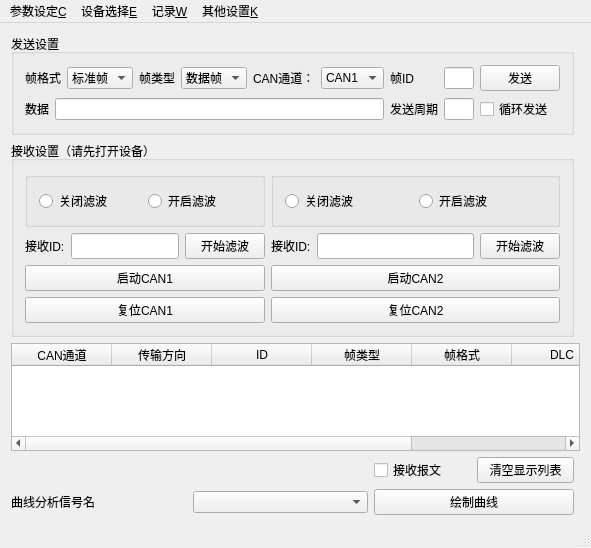
<?xml version="1.0" encoding="UTF-8"?>
<ui version="4.0">
 <class>MainWindow</class>
 <widget class="QMainWindow" name="MainWindow">
  <property name="geometry">
   <rect>
    <x>0</x>
    <y>0</y>
    <width>591</width>
    <height>548</height>
   </rect>
  </property>
  <property name="windowTitle">
   <string>MainWindow</string>
  </property>
  <widget class="QWidget" name="centralWidget">
   <layout class="QGridLayout" name="gridLayout">
    <item row="2" column="1" colspan="2">
     <widget class="QGroupBox" name="gBox_ReceiveConfig">
      <property name="font">
       <font>
        <pointsize>9</pointsize>
       </font>
      </property>
      <property name="title">
       <string>接收设置（请先打开设备）</string>
      </property>
      <layout class="QGridLayout" name="gridLayout_3">
       <item row="1" column="1">
        <layout class="QVBoxLayout" name="verticalLayout_4">
         <item>
          <layout class="QVBoxLayout" name="verticalLayout">
           <item>
            <widget class="QPushButton" name="pushButton_EnableCAN1">
             <property name="font">
              <font>
               <pointsize>9</pointsize>
              </font>
             </property>
             <property name="text">
              <string>启动CAN1</string>
             </property>
            </widget>
           </item>
           <item>
            <widget class="QPushButton" name="pushButton_ResertCAN1">
             <property name="font">
              <font>
               <pointsize>9</pointsize>
              </font>
             </property>
             <property name="text">
              <string>复位CAN1</string>
             </property>
            </widget>
           </item>
          </layout>
         </item>
        </layout>
       </item>
       <item row="0" column="1">
        <layout class="QGridLayout" name="gridLayout_4">
         <item row="0" column="0">
          <widget class="QGroupBox" name="groupBox">
           <layout class="QHBoxLayout" name="horizontalLayout_6">
            <item>
             <widget class="QRadioButton" name="rButton_FilterOFF_1">
              <property name="font">
               <font>
                <pointsize>9</pointsize>
               </font>
              </property>
              <property name="text">
               <string>关闭滤波</string>
              </property>
             </widget>
            </item>
            <item>
             <widget class="QRadioButton" name="rButton_FilterON_1">
              <property name="font">
               <font>
                <pointsize>9</pointsize>
               </font>
              </property>
              <property name="text">
               <string>开启滤波</string>
              </property>
             </widget>
            </item>
           </layout>
          </widget>
         </item>
         <item row="1" column="0">
          <layout class="QHBoxLayout" name="horizontalLayout_7">
           <item>
            <widget class="QLabel" name="label_FilterID_1">
             <property name="maximumSize">
              <size>
               <width>50</width>
               <height>16777215</height>
              </size>
             </property>
             <property name="font">
              <font>
               <pointsize>9</pointsize>
              </font>
             </property>
             <property name="text">
              <string>接收ID:</string>
             </property>
            </widget>
           </item>
           <item alignment="Qt::AlignLeft">
            <widget class="QLineEdit" name="lineEdit_FilterID_1">
             <property name="maximumSize">
              <size>
               <width>200</width>
               <height>80</height>
              </size>
             </property>
            </widget>
           </item>
           <item>
            <widget class="QPushButton" name="pButton_FilterEnable_1">
             <property name="font">
              <font>
               <pointsize>9</pointsize>
              </font>
             </property>
             <property name="text">
              <string>开始滤波</string>
             </property>
            </widget>
           </item>
          </layout>
         </item>
        </layout>
       </item>
       <item row="1" column="3">
        <layout class="QVBoxLayout" name="verticalLayout_3">
         <item>
          <widget class="QPushButton" name="pushButton_EnableCAN2">
           <property name="text">
            <string>启动CAN2</string>
           </property>
          </widget>
         </item>
         <item>
          <widget class="QPushButton" name="pushButton_ResertCAN2">
           <property name="text">
            <string>复位CAN2</string>
           </property>
          </widget>
         </item>
        </layout>
       </item>
       <item row="0" column="3">
        <layout class="QGridLayout" name="gridLayout_5">
         <item row="0" column="0">
          <widget class="QGroupBox" name="groupBox">
           <layout class="QHBoxLayout" name="horizontalLayout_8">
            <item>
             <widget class="QRadioButton" name="rButton_FilterOFF_2">
              <property name="text">
               <string>关闭滤波</string>
              </property>
             </widget>
            </item>
            <item>
             <widget class="QRadioButton" name="rButton_FilterON_2">
              <property name="text">
               <string>开启滤波</string>
              </property>
             </widget>
            </item>
           </layout>
          </widget>
         </item>
         <item row="1" column="0">
          <layout class="QHBoxLayout" name="horizontalLayout_9">
           <item>
            <widget class="QLabel" name="label_FilterID_2">
             <property name="text">
              <string>接收ID:</string>
             </property>
            </widget>
           </item>
           <item>
            <widget class="QLineEdit" name="lineEdit_FilterID_2">
             <property name="maximumSize">
              <size>
               <width>200</width>
               <height>80</height>
              </size>
             </property>
            </widget>
           </item>
           <item>
            <widget class="QPushButton" name="pButton_FilterEnable_2">
             <property name="text">
              <string>开始滤波</string>
             </property>
            </widget>
           </item>
          </layout>
         </item>
        </layout>
       </item>
      </layout>
     </widget>
    </item>
    <item row="0" column="1" colspan="2">
     <widget class="QGroupBox" name="gBox_SendConfig">
      <property name="font">
       <font>
        <pointsize>9</pointsize>
       </font>
      </property>
      <property name="title">
       <string>发送设置</string>
      </property>
      <layout class="QGridLayout" name="gridLayout_2">
       <item row="0" column="0">
        <layout class="QHBoxLayout" name="horizontalLayout">
         <item>
          <widget class="QLabel" name="lable_FrameStandard">
           <property name="font">
            <font>
             <pointsize>9</pointsize>
            </font>
           </property>
           <property name="text">
            <string>帧格式</string>
           </property>
          </widget>
         </item>
         <item>
          <widget class="QComboBox" name="cBox_FrameStandard">
           <property name="font">
            <font>
             <pointsize>9</pointsize>
            </font>
           </property>
           <item>
            <property name="text">
             <string>标准帧</string>
            </property>
           </item>
           <item>
            <property name="text">
             <string>扩展帧</string>
            </property>
           </item>
          </widget>
         </item>
         <item>
          <widget class="QLabel" name="lable_FrameType">
           <property name="font">
            <font>
             <pointsize>9</pointsize>
            </font>
           </property>
           <property name="text">
            <string>帧类型</string>
           </property>
          </widget>
         </item>
         <item>
          <widget class="QComboBox" name="cBox_FrameType">
           <property name="font">
            <font>
             <pointsize>9</pointsize>
            </font>
           </property>
           <item>
            <property name="text">
             <string>数据帧</string>
            </property>
           </item>
           <item>
            <property name="text">
             <string>远程帧</string>
            </property>
           </item>
          </widget>
         </item>
         <item>
          <widget class="QLabel" name="lable_CANSelect">
           <property name="maximumSize">
            <size>
             <width>117</width>
             <height>29</height>
            </size>
           </property>
           <property name="font">
            <font>
             <pointsize>9</pointsize>
            </font>
           </property>
           <property name="text">
            <string>CAN通道：</string>
           </property>
          </widget>
         </item>
         <item>
          <widget class="QComboBox" name="cBox_CANSelect">
           <property name="font">
            <font>
             <pointsize>9</pointsize>
            </font>
           </property>
           <item>
            <property name="text">
             <string>CAN1</string>
            </property>
           </item>
           <item>
            <property name="text">
             <string>CAN2</string>
            </property>
           </item>
          </widget>
         </item>
        </layout>
       </item>
       <item row="2" column="0">
        <layout class="QHBoxLayout" name="horizontalLayout_2">
         <item>
          <widget class="QLabel" name="lable_DataSend">
           <property name="font">
            <font>
             <pointsize>9</pointsize>
            </font>
           </property>
           <property name="text">
            <string>数据</string>
           </property>
          </widget>
         </item>
         <item>
          <widget class="QLineEdit" name="lineEdit_DataSend"/>
         </item>
        </layout>
       </item>
       <item row="0" column="3">
        <widget class="QLineEdit" name="lineEdit_FrameID"/>
       </item>
       <item row="0" column="2">
        <widget class="QLabel" name="label">
         <property name="font">
          <font>
           <pointsize>9</pointsize>
          </font>
         </property>
         <property name="text">
          <string>帧ID</string>
         </property>
        </widget>
       </item>
       <item row="2" column="4">
        <widget class="QCheckBox" name="cBox_RepetSend">
         <property name="text">
          <string>循环发送</string>
         </property>
        </widget>
       </item>
       <item row="2" column="2">
        <widget class="QLabel" name="label_2">
         <property name="font">
          <font>
           <pointsize>9</pointsize>
          </font>
         </property>
         <property name="text">
          <string>发送周期</string>
         </property>
        </widget>
       </item>
       <item row="2" column="3">
        <widget class="QLineEdit" name="lineEdit_SendCycle"/>
       </item>
       <item row="0" column="4">
        <widget class="QPushButton" name="pButton_Send">
         <property name="font">
          <font>
           <pointsize>9</pointsize>
          </font>
         </property>
         <property name="text">
          <string>发送</string>
         </property>
        </widget>
       </item>
      </layout>
     </widget>
    </item>
    <item row="8" column="2">
     <widget class="QPushButton" name="pButton_Draw">
      <property name="enabled">
       <bool>true</bool>
      </property>
      <property name="maximumSize">
       <size>
        <width>200</width>
        <height>100</height>
       </size>
      </property>
      <property name="font">
       <font>
        <pointsize>9</pointsize>
       </font>
      </property>
      <property name="text">
       <string>绘制曲线</string>
      </property>
     </widget>
    </item>
    <item row="7" column="2">
     <layout class="QHBoxLayout" name="horizontalLayout_12">
      <item>
       <widget class="QCheckBox" name="cBox_Receive">
        <property name="font">
         <font>
          <pointsize>9</pointsize>
         </font>
        </property>
        <property name="text">
         <string>接收报文</string>
        </property>
       </widget>
      </item>
      <item>
       <widget class="QPushButton" name="pButton_clearData">
        <property name="font">
         <font>
          <family>Calibri</family>
          <pointsize>9</pointsize>
         </font>
        </property>
        <property name="text">
         <string>清空显示列表</string>
        </property>
       </widget>
      </item>
     </layout>
    </item>
    <item row="3" column="1" rowspan="2" colspan="3">
     <widget class="QTableWidget" name="tWidget_DataVisualize">
      <column>
       <property name="text">
        <string>CAN通道</string>
       </property>
      </column>
      <column>
       <property name="text">
        <string>传输方向</string>
       </property>
      </column>
      <column>
       <property name="text">
        <string>ID</string>
       </property>
      </column>
      <column>
       <property name="text">
        <string>帧类型</string>
       </property>
      </column>
      <column>
       <property name="text">
        <string>帧格式</string>
       </property>
      </column>
      <column>
       <property name="text">
        <string>DLC</string>
       </property>
      </column>
      <column>
       <property name="text">
        <string>数据</string>
       </property>
      </column>
     </widget>
    </item>
    <item row="8" column="1">
     <layout class="QHBoxLayout" name="horizontalLayout_5">
      <item>
       <widget class="QLabel" name="label_DrawID">
        <property name="font">
         <font>
          <pointsize>9</pointsize>
         </font>
        </property>
        <property name="text">
         <string>曲线分析信号名</string>
        </property>
       </widget>
      </item>
      <item>
       <widget class="QComboBox" name="cBox_SigName"/>
      </item>
     </layout>
    </item>
   </layout>
  </widget>
  <widget class="QStatusBar" name="statusBar"/>
  <widget class="QMenuBar" name="menuBar">
   <property name="geometry">
    <rect>
     <x>0</x>
     <y>0</y>
     <width>591</width>
     <height>23</height>
    </rect>
   </property>
   <widget class="QMenu" name="menu">
    <property name="title">
     <string>参数设定&amp;C</string>
    </property>
    <addaction name="action_XML_R"/>
   </widget>
   <widget class="QMenu" name="menu_E">
    <property name="title">
     <string>设备选择&amp;E</string>
    </property>
    <addaction name="OpenDevice"/>
   </widget>
   <widget class="QMenu" name="menu_W">
    <property name="title">
     <string>记录&amp;W</string>
    </property>
    <addaction name="action_S"/>
   </widget>
   <widget class="QMenu" name="menu_C">
    <property name="title">
     <string>其他设置&amp;K</string>
    </property>
    <addaction name="TestConnection"/>
   </widget>
   <addaction name="menu"/>
   <addaction name="menu_E"/>
   <addaction name="menu_W"/>
   <addaction name="menu_C"/>
  </widget>
  <action name="action_S">
   <property name="text">
    <string>保存数据&amp;S</string>
   </property>
  </action>
  <action name="OpenDevice">
   <property name="text">
    <string>打开设备&amp;O</string>
   </property>
   <property name="shortcut">
    <string>Ctrl+O</string>
   </property>
  </action>
  <action name="TestConnection">
   <property name="text">
    <string>检测连接&amp;T</string>
   </property>
  </action>
  <action name="action_XML_R">
   <property name="text">
    <string>读取XML</string>
   </property>
  </action>
 </widget>
 <layoutdefault spacing="6" margin="11"/>
 <resources/>
 <connections/>
</ui>
